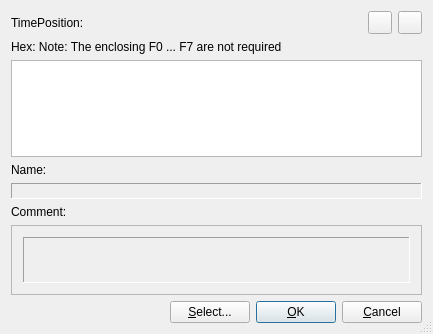
<?xml version="1.0" encoding="UTF-8"?>
<ui version="4.0">
 <class>EditSysexDialogBase</class>
 <widget class="QDialog" name="EditSysexDialogBase">
  <property name="geometry">
   <rect>
    <x>0</x>
    <y>0</y>
    <width>433</width>
    <height>334</height>
   </rect>
  </property>
  <property name="windowTitle">
   <string>MusE: Enter SysEx</string>
  </property>
  <property name="sizeGripEnabled">
   <bool>true</bool>
  </property>
  <layout class="QVBoxLayout">
   <property name="spacing">
    <number>6</number>
   </property>
   <property name="leftMargin">
    <number>11</number>
   </property>
   <property name="topMargin">
    <number>11</number>
   </property>
   <property name="rightMargin">
    <number>11</number>
   </property>
   <property name="bottomMargin">
    <number>11</number>
   </property>
   <item>
    <layout class="QHBoxLayout">
     <property name="spacing">
      <number>6</number>
     </property>
     <property name="leftMargin">
      <number>0</number>
     </property>
     <property name="topMargin">
      <number>0</number>
     </property>
     <property name="rightMargin">
      <number>0</number>
     </property>
     <property name="bottomMargin">
      <number>0</number>
     </property>
     <item>
      <widget class="QLabel" name="TextLabel1">
       <property name="text">
        <string>TimePosition:</string>
       </property>
       <property name="wordWrap">
        <bool>false</bool>
       </property>
      </widget>
     </item>
     <item>
      <widget class="MusEGui::PosEdit" name="epos" native="true"/>
     </item>
     <item>
      <spacer name="Spacer2">
       <property name="orientation">
        <enum>Qt::Horizontal</enum>
       </property>
       <property name="sizeType">
        <enum>QSizePolicy::Expanding</enum>
       </property>
       <property name="sizeHint" stdset="0">
        <size>
         <width>20</width>
         <height>20</height>
        </size>
       </property>
      </spacer>
     </item>
     <item>
      <widget class="QToolButton" name="saveButton">
       <property name="text">
        <string/>
       </property>
      </widget>
     </item>
     <item>
      <widget class="QToolButton" name="loadButton">
       <property name="text">
        <string/>
       </property>
      </widget>
     </item>
    </layout>
   </item>
   <item>
    <widget class="QLabel" name="label">
     <property name="text">
      <string>Hex: Note: The enclosing F0 ... F7 are not required</string>
     </property>
    </widget>
   </item>
   <item>
    <widget class="QTextEdit" name="edit"/>
   </item>
   <item>
    <widget class="QLabel" name="TextLabel2">
     <property name="text">
      <string>Name:</string>
     </property>
     <property name="wordWrap">
      <bool>false</bool>
     </property>
    </widget>
   </item>
   <item>
    <widget class="QLabel" name="typeLabel">
     <property name="frameShape">
      <enum>QFrame::Panel</enum>
     </property>
     <property name="frameShadow">
      <enum>QFrame::Sunken</enum>
     </property>
    </widget>
   </item>
   <item>
    <widget class="QLabel" name="TextLabel3">
     <property name="text">
      <string>Comment:</string>
     </property>
     <property name="wordWrap">
      <bool>false</bool>
     </property>
    </widget>
   </item>
   <item>
    <widget class="QScrollArea" name="scrollArea">
     <property name="widgetResizable">
      <bool>true</bool>
     </property>
     <widget class="QWidget" name="scrollAreaWidgetContents">
      <property name="geometry">
       <rect>
        <x>0</x>
        <y>0</y>
        <width>407</width>
        <height>59</height>
       </rect>
      </property>
      <layout class="QVBoxLayout" name="verticalLayout">
       <item>
        <widget class="QLabel" name="commentLabel">
         <property name="frameShape">
          <enum>QFrame::Panel</enum>
         </property>
         <property name="frameShadow">
          <enum>QFrame::Sunken</enum>
         </property>
        </widget>
       </item>
      </layout>
     </widget>
    </widget>
   </item>
   <item>
    <layout class="QHBoxLayout">
     <property name="spacing">
      <number>6</number>
     </property>
     <property name="leftMargin">
      <number>0</number>
     </property>
     <property name="topMargin">
      <number>0</number>
     </property>
     <property name="rightMargin">
      <number>0</number>
     </property>
     <property name="bottomMargin">
      <number>0</number>
     </property>
     <item>
      <spacer name="Horizontal Spacing2">
       <property name="orientation">
        <enum>Qt::Horizontal</enum>
       </property>
       <property name="sizeType">
        <enum>QSizePolicy::Expanding</enum>
       </property>
       <property name="sizeHint" stdset="0">
        <size>
         <width>20</width>
         <height>20</height>
        </size>
       </property>
      </spacer>
     </item>
     <item>
      <widget class="QPushButton" name="buttonSelect">
       <property name="text">
        <string>&amp;Select...</string>
       </property>
      </widget>
     </item>
     <item>
      <widget class="QPushButton" name="buttonOk">
       <property name="text">
        <string>&amp;OK</string>
       </property>
       <property name="shortcut">
        <number>0</number>
       </property>
       <property name="autoDefault">
        <bool>true</bool>
       </property>
       <property name="default">
        <bool>true</bool>
       </property>
      </widget>
     </item>
     <item>
      <widget class="QPushButton" name="buttonCancel">
       <property name="text">
        <string>&amp;Cancel</string>
       </property>
       <property name="shortcut">
        <number>0</number>
       </property>
       <property name="autoDefault">
        <bool>true</bool>
       </property>
      </widget>
     </item>
    </layout>
   </item>
  </layout>
 </widget>
 <layoutdefault spacing="6" margin="11"/>
 <customwidgets>
  <customwidget>
   <class>MusEGui::PosEdit</class>
   <extends>QWidget</extends>
   <header>posedit.h</header>
  </customwidget>
 </customwidgets>
 <resources/>
 <connections>
  <connection>
   <sender>buttonOk</sender>
   <signal>clicked()</signal>
   <receiver>EditSysexDialogBase</receiver>
   <slot>accept()</slot>
   <hints>
    <hint type="sourcelabel">
     <x>20</x>
     <y>20</y>
    </hint>
    <hint type="destinationlabel">
     <x>20</x>
     <y>20</y>
    </hint>
   </hints>
  </connection>
  <connection>
   <sender>buttonCancel</sender>
   <signal>clicked()</signal>
   <receiver>EditSysexDialogBase</receiver>
   <slot>reject()</slot>
   <hints>
    <hint type="sourcelabel">
     <x>20</x>
     <y>20</y>
    </hint>
    <hint type="destinationlabel">
     <x>20</x>
     <y>20</y>
    </hint>
   </hints>
  </connection>
 </connections>
</ui>
